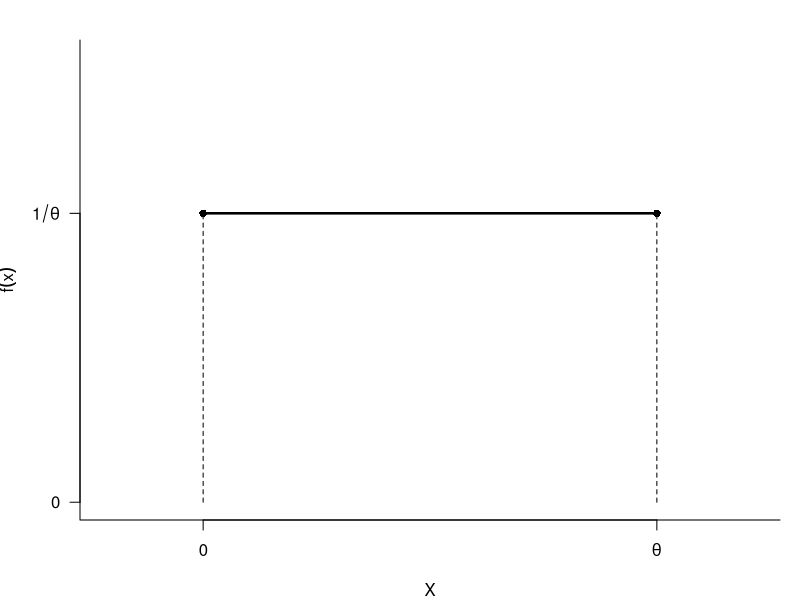
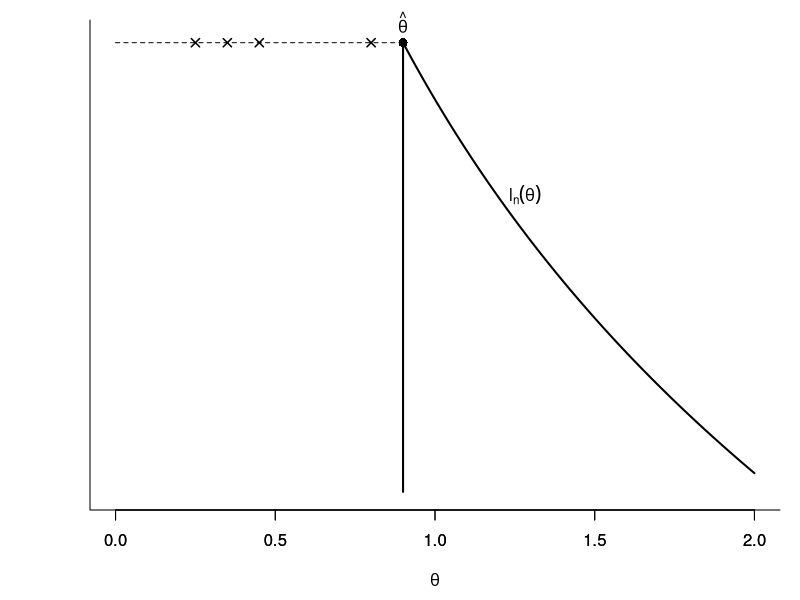
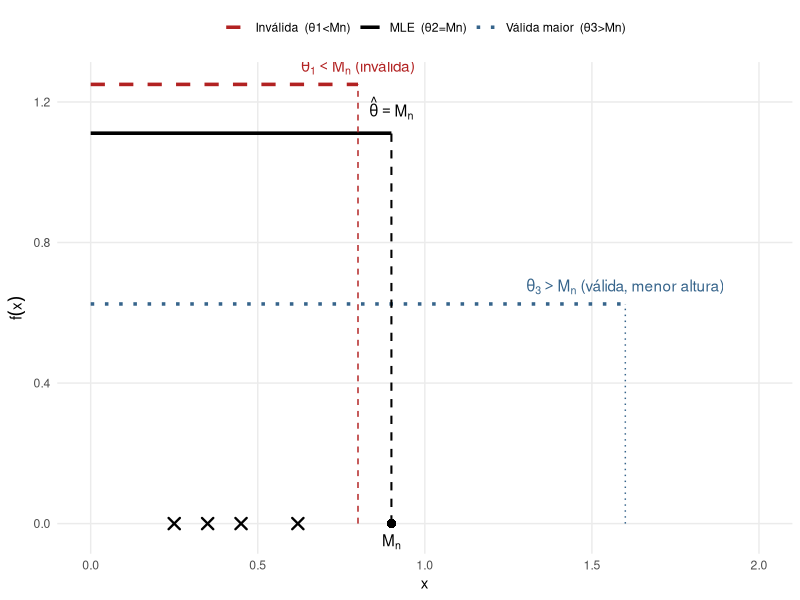

R code for these plots, in order:
## ---- chunk 1
#| label: fig-fdp
#| fig-align: center
#| fig-cap: "Função densidade de probabilidade de X."
#| echo: false

# Diagrama esquemático da fdp Uniforme(0, theta) sem fixar theta
op <- par(mar = c(4, 4, 2, 1))
plot(NA, xlim = c(0, 1), ylim = c(0, 1),
     xlab = expression(X), ylab = expression(f(x)),
     xaxt = "n", yaxt = "n", bty = "l")

# posições normalizadas para 0 e theta (apenas para desenho)
x0 <- 0.15 
xt <- 0.85 
y <- 0.65

# densidade constante em [0, theta]
segments(x0, y, xt, y, lwd = 2.5)

# linhas pontilhadas até o eixo x
segments(x0, 0, x0, y, lty = 2)
segments(xt, 0, xt, y, lty = 2)

# extremos: fechado em 0 e em theta (consistente com 0 <= x <= theta)
points(x0, y, pch = 16)
points(xt, y, pch = 16)

# rótulos simbólicos
axis(1, at = c(x0, xt), labels = c(expression(0), expression(theta)))
axis(2, at = c(0, y), labels = c(expression(0), expression(1/theta)), las = 1)
par(op)
## ---- chunk 2
#| label: fig-logvero
#| fig-align: center
#| fig-cap: "Função de log-verossimilhança elaborada com código R para reproduzir a Fig. 10.4 de @hansen2022ps."
#| echo: false

## --- Amostra de exemplo (ajuste se quiser) --------------------------------
x <- c(0.25, 0.35, 0.45, 0.80, 0.90)

n  <- length(x)
Mn <- max(x)                           # M_n = \hat{\theta}

## --- Faixa de theta e log-verossimilhança ---------------------------------
x_right     <- max(2, 1.2 * Mn)        # garante espaço à direita (>=2 como no livro)
theta_grid  <- seq(Mn, x_right, length.out = 500)   # só para theta >= \hat{\theta}
l_theta     <- -n * log(theta_grid)
l_at_Mn     <- -n * log(Mn)

## --- Limites do gráfico (dinâmicos para não cortar nada) ------------------
y_top    <- if (l_at_Mn > 0) 1.08 * l_at_Mn else 0     # inclui o ponto mesmo se > 0
y_bottom <- min(l_theta) - 0.05 * abs(min(l_theta))     # pequena folga abaixo

## --- Plot -----------------------------------------------------------------
op <- par(mar = c(4.5, 4.5, 1.0, 1.0))
plot(NA, xlim = c(0, x_right), ylim = c(y_bottom, y_top),
     xlab = expression(theta), ylab = "", yaxt = "n", bty = "l")

## Curva l_n(theta) para theta >= \hat{theta}
lines(theta_grid, l_theta, lwd = 2)

## Linha vertical em \hat{theta} (desde o fundo do painel)
segments(Mn, y_bottom, Mn, l_at_Mn, lwd = 2)

## Ponto em (\hat{theta}, l(\hat{theta}))
points(Mn, l_at_Mn, pch = 16, cex = 1.2)

## Linha tracejada no nível l(\hat{theta}) apenas à esquerda de \hat{theta}
segments(0, l_at_Mn, Mn, l_at_Mn, lty = 2)

## Cruzes para as observações estritamente menores que \hat{theta}
xi_left <- x[x < Mn]
if (length(xi_left)) {
  points(xi_left, rep(l_at_Mn, length(xi_left)), pch = 4, lwd = 1.5, cex = 1.1)
}

## Rótulos como no livro
text(Mn, l_at_Mn, expression(hat(theta)), pos = 3, xpd = NA)

theta_lbl <- min(Mn + 0.15 * (x_right), x_right - 0.05 * x_right)  # evita sair da área
text(theta_lbl, -n * log(theta_lbl), expression(l[n](theta)), pos = 4)

## Eixo x
axis(1, at = pretty(c(0, x_right), n = 5))
par(op)
## ---- chunk 3
#| label: fig-cons
#| fig-align: center
#| fig-cap: "A densidade uniforme de X só é válida se cobrir todos os dados."
#| fig-width: 7
#| fig-height: 6
#| echo: false

library(ggplot2)

# Dados (4 cruzes < 0.90 + 1 ponto em 0.90)
x  <- c(0.25, 0.35, 0.45, 0.62, 0.90)
n  <- length(x)
Mn <- max(x)

# Candidatas de theta
theta1 <- 0.80   # inválida (theta1 < Mn)
theta2 <- Mn     # MLE (theta2 = Mn)
theta3 <- 1.60   # válida maior

# Data frames
df_cross <- data.frame(x = x[x < Mn], y = 0)
df_mn    <- data.frame(x = Mn, y = 0)
lines_df <- data.frame(
  xstart = 0,
  xend   = c(theta1, theta2, theta3),
  y      = 1 / c(theta1, theta2, theta3),
  tipo   = factor(c("Inválida  (θ1<Mn)", "MLE  (θ2=Mn)", "Válida maior  (θ3>Mn)"),
                  levels = c("Inválida  (θ1<Mn)", "MLE  (θ2=Mn)", "Válida maior  (θ3>Mn)"))
)

x_right <- 2
p <- ggplot() +
  # linhas horizontais de densidade
  geom_segment(data = lines_df,
               aes(x = xstart, xend = xend, y = y, yend = y, color = tipo, linetype = tipo),
               linewidth = 1.2) +
  # linhas verticais em cada theta (ajuda a ler o suporte)
  geom_segment(aes(x = theta1, xend = theta1, y = 0, yend = 1/theta1),
               color = "firebrick", linetype = 2) +
  geom_segment(aes(x = theta2, xend = theta2, y = 0, yend = 1/theta2),
             color = "black", linetype = 2, linewidth = 0.7) +
  geom_segment(aes(x = theta3, xend = theta3, y = 0, yend = 1/theta3),
               color = "steelblue4", linetype = 3) +
  # dados: cruzes (< Mn) e ponto sólido em Mn
  geom_point(data = df_cross, aes(x = x, y = y), shape = 4, stroke = 1.2, size = 3) +
  geom_point(data = df_mn,    aes(x = x, y = y), shape = 16, size = 2.8) +
  # anotações (usar strings + parse=TRUE)
  annotate("text", x = theta2, y = 1/theta2, label = "hat(theta) == M[n]",
           parse = TRUE, vjust = -0.6) +
  annotate("text", x = theta1, y = 1/theta1, label = "theta[1] < M[n] ~ '(inválida)'",
           parse = TRUE, vjust = -0.6, color = "firebrick") +
  annotate("text", x = theta3, y = 1/theta3, label = "theta[3] > M[n] ~ '(válida, menor altura)'",
           parse = TRUE, vjust = -0.6, color = "steelblue4") +
  annotate("text", x = Mn, y = -0.02 * (1/theta2), label = "M[n]",
           parse = TRUE, vjust = 1.2) +
  scale_x_continuous(name = "x", limits = c(0, x_right), breaks = seq(0, x_right, 0.5)) +
  scale_y_continuous(name = expression(f(x))) +
  scale_color_manual(values = c("Inválida  (θ1<Mn)"     = "firebrick",
                                "MLE  (θ2=Mn)"          = "black",
                                "Válida maior  (θ3>Mn)" = "steelblue4")) +
  scale_linetype_manual(values = c("Inválida  (θ1<Mn)"     = 2,
                                   "MLE  (θ2=Mn)"          = 1,
                                   "Válida maior  (θ3>Mn)" = 3)) +
  theme_minimal(base_size = 11) +
  theme(legend.position = "top",
        panel.grid.minor = element_blank(),
        legend.title = element_blank())

p
